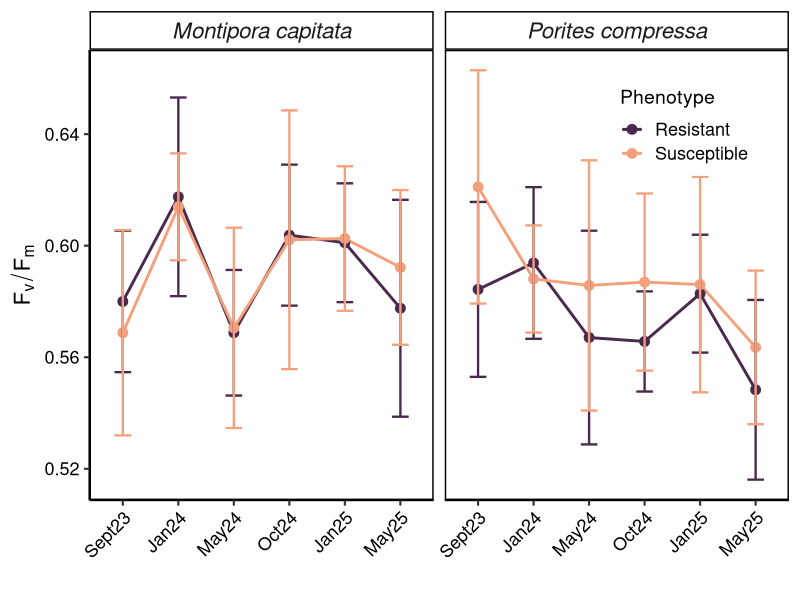
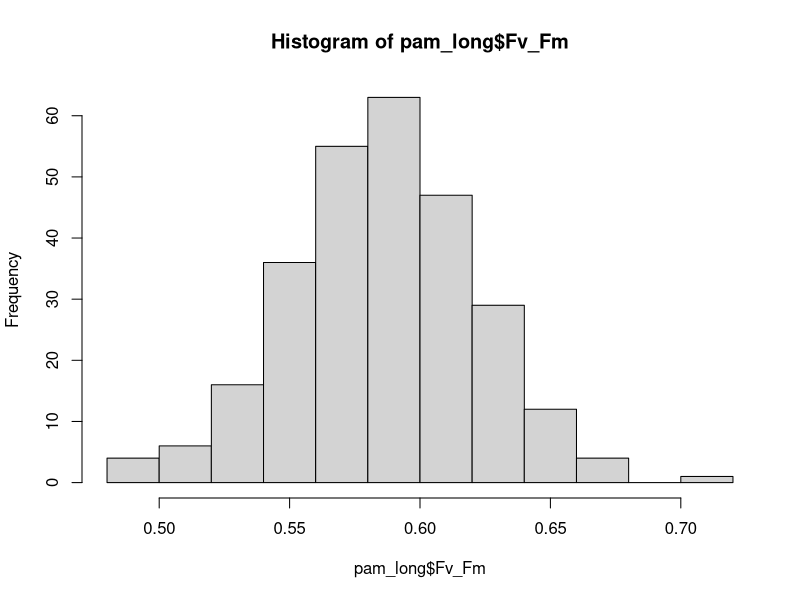
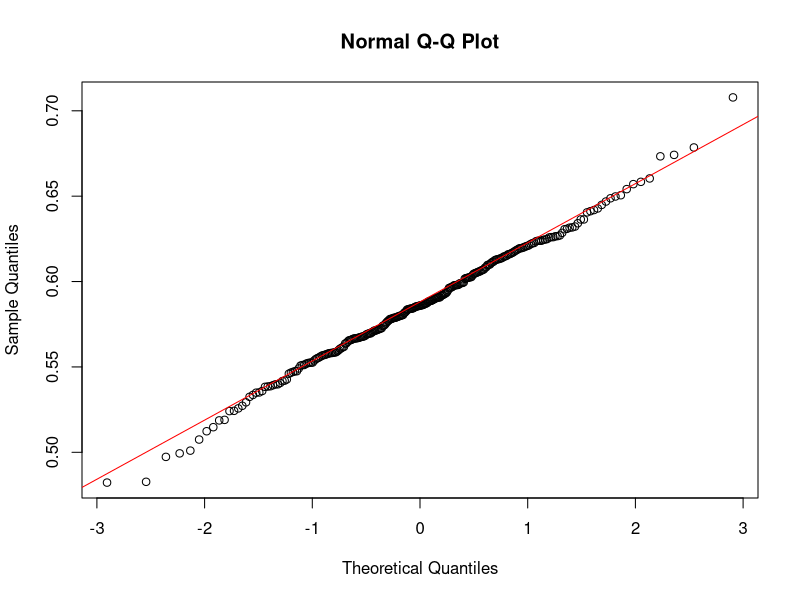
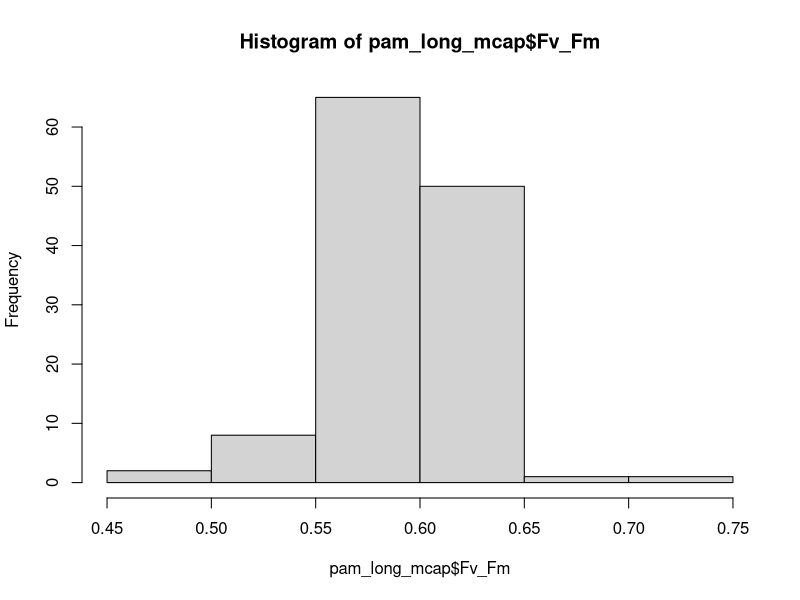
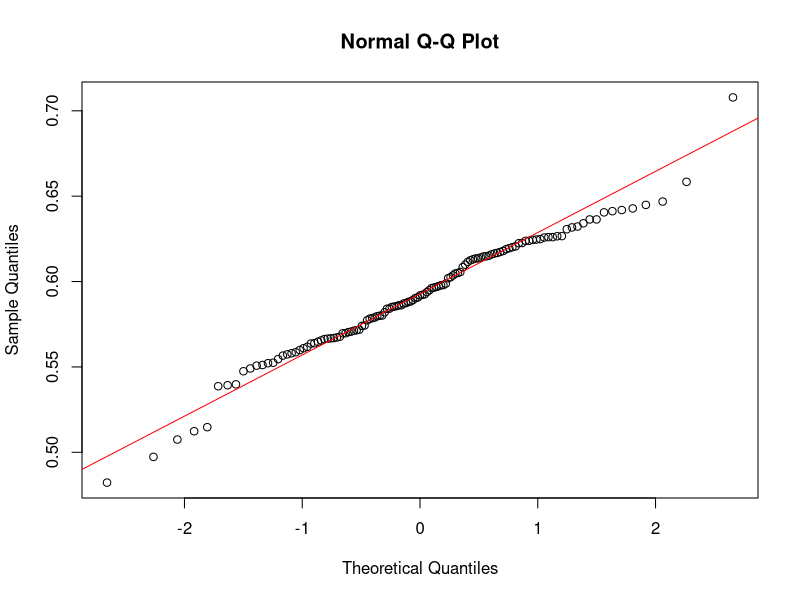
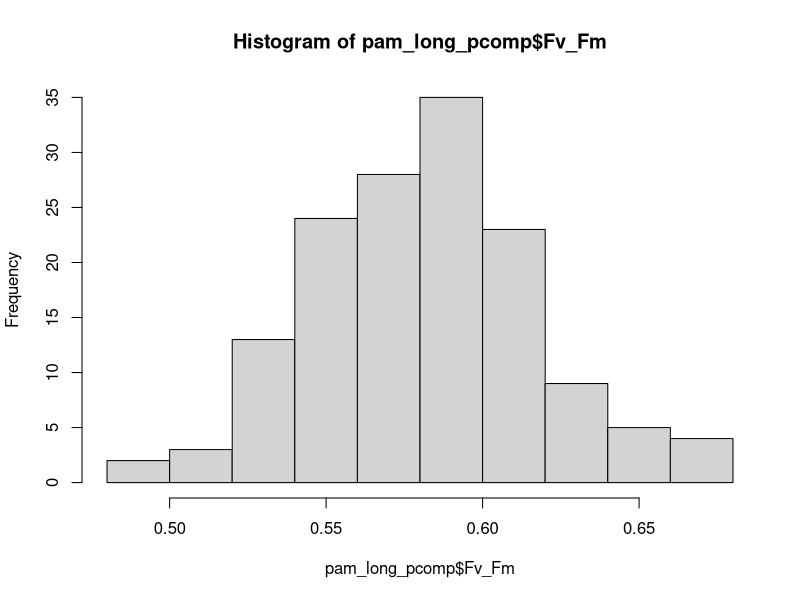
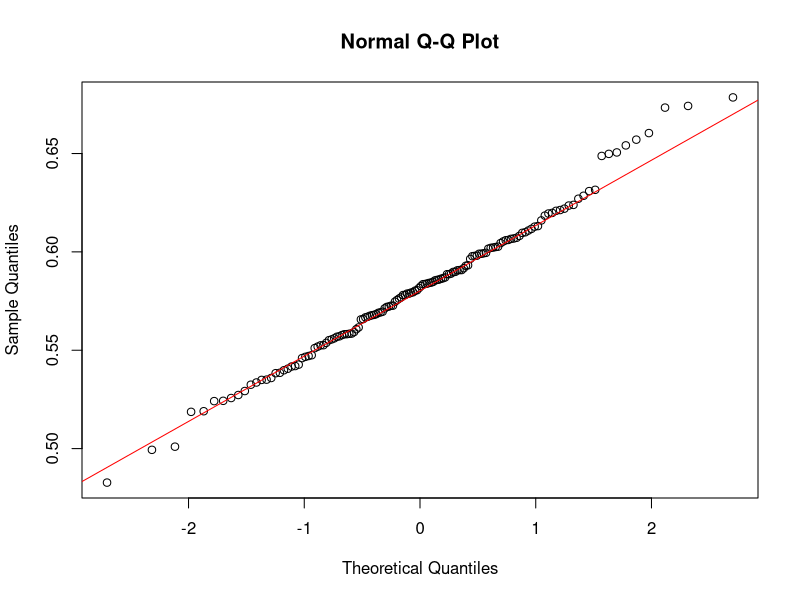

Reproduce these figures in R, in order.
## ---- chunk 1
knitr::opts_chunk$set(echo = TRUE)

library(tidyverse)
library(nlme)
library(car)
library(emmeans)
## ---- chunk 2
pam <- read_csv("../data/Master_datasheet_pam.csv")
colnames(pam)[1] <- "Colony_ID" 
## ---- chunk 3
pam_long <- pam %>%
  pivot_longer(
    cols = starts_with("Fv/Fm_"),  # all the Fv/Fm_* columns
    names_to = "Date",
    values_to = "Fv_Fm"
  ) %>%
  mutate(
    Date = sub("Fv/Fm_", "", Date)  # remove the Fv/Fm_ prefix
  )
## ---- chunk 4
#pam_long$Date <- gsub("Sept2024", "Oct2024", pam_long$Date)
## ---- chunk 5
pam_summary <- pam_long %>%
  group_by(Date, Phenotype, Species) %>%
  summarise(
    mean_FvFm = mean(Fv_Fm, na.rm = TRUE),
    sd_FvFm = sd(Fv_Fm, na.rm = TRUE),
    sem_FvFm = sd(Fv_Fm, na.rm = TRUE) / sqrt(sum(!is.na(Fv_Fm))),
    .groups = "drop"
  )
## ---- chunk 6
# Set levels 
pam_summary$Date <- factor(pam_summary$Date, levels = c("Sept23", "Jan24", "May24", "Oct24", "Jan25", "May25"))

# Set spp names 
species_labels <- c("Mcap" = "Montipora capitata", "Pcomp" = "Porites compressa")

ggplot(pam_summary, aes(x = Date, y = mean_FvFm, color = Phenotype, group = Phenotype)) +
  geom_line(linewidth = 1) +
  geom_point(size = 3) +
  geom_errorbar(aes(ymin = mean_FvFm - sd_FvFm, ymax = mean_FvFm + sd_FvFm, color = Phenotype),
                width = 0.3, linewidth = 0.8) +  # color matches points/lines
  facet_wrap(~ Species, 
             labeller = labeller(Species = species_labels)) +
  scale_color_manual(
    values = c("Resistant" = "#4b294fff", "Susceptible" = "#f3a17dff")
  ) +
  theme_classic(base_size = 16) +  # bigger base size
  labs(
    x = "",
    y = expression(F[v]/F[m]),
    color = "Phenotype"
  ) +
theme(
    panel.border = element_rect(color = "black", fill = NA, linewidth = 1),
    strip.background = element_rect(fill = "white", color = "black", linewidth = 1),
    strip.text = element_text(face = "italic", size = 16),
    legend.position = c(0.85, 0.83),  # adjust x, y for placement
    legend.background = element_rect(fill = alpha("white", 0.7), color = NA),
    legend.key = element_blank(),    
    legend.title = element_text(size = 14),
    legend.text = element_text(size = 13),
    axis.text.x = element_text(angle = 45, hjust = 1, vjust = 1, size = 13, color = "black"),
    axis.text.y = element_text(size = 13, color = "black"),
    axis.title.y = element_text(size = 16)
  )

## save 
## ---- chunk 7
hist(pam_long$Fv_Fm)

# Q-Q Plot
qqnorm(pam_long$Fv_Fm)
qqline(pam_long$Fv_Fm, col = "red")

# Shapiro-Wilk Test
shapiro.test(pam_long$Fv_Fm)
## ---- chunk 8
pam.lme <- lme(
  Fv_Fm ~ Species * Phenotype * Date,
  random = ~1 | Colony_ID,  # random intercept for each colony
  data = pam_long,
  na.action = na.exclude
)
summary(pam.lme)
car::Anova(pam.lme, type = 3)
em_date <- emmeans(pam.lme, pairwise ~ Date, adjust = "tukey")
summary(em_date)
## ---- chunk 9
pam_long_mcap <- pam_long %>%
  filter(Species == "Mcap")
## ---- chunk 10
hist(pam_long_mcap$Fv_Fm)

# Q-Q Plot
qqnorm(pam_long_mcap$Fv_Fm)
qqline(pam_long_mcap$Fv_Fm, col = "red")

# Shapiro-Wilk Test
shapiro.test(pam_long_mcap$Fv_Fm)
## ---- chunk 11
mcap.pam.lme <- lme(
  Fv_Fm ~ Phenotype * Date,
  random = ~1 | Colony_ID,  # random intercept for each colony
  data = pam_long_mcap,
  na.action = na.exclude
)
summary(mcap.pam.lme)
car::Anova(mcap.pam.lme, type = 3)
em_date <- emmeans(mcap.pam.lme, pairwise ~ Date, adjust = "tukey")
summary(em_date)
## ---- chunk 12
pam_long_pcomp <- pam_long %>%
  filter(Species == "Pcomp")
## ---- chunk 13
hist(pam_long_pcomp$Fv_Fm)

# Q-Q Plot
qqnorm(pam_long_pcomp$Fv_Fm)
qqline(pam_long_pcomp$Fv_Fm, col = "red")

# Shapiro-Wilk Test
shapiro.test(pam_long_pcomp$Fv_Fm)
## ---- chunk 14
pcomp.pam.lme <- lme(
  Fv_Fm ~ Phenotype * Date,
  random = ~1 | Colony_ID,  # random intercept for each colony
  data = pam_long_pcomp,
  na.action = na.exclude
)
summary(pcomp.pam.lme)
car::Anova(pcomp.pam.lme, type = 3)
em_date <- emmeans(pcomp.pam.lme, pairwise ~ Date, adjust = "tukey")
summary(em_date)
